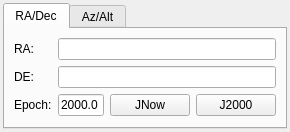
<?xml version="1.0" encoding="UTF-8"?>
<ui version="4.0">
 <class>FocusDialog</class>
 <widget class="QWidget" name="FocusDialog">
  <property name="geometry">
   <rect>
    <x>0</x>
    <y>0</y>
    <width>290</width>
    <height>129</height>
   </rect>
  </property>
  <layout class="QVBoxLayout">
   <property name="spacing">
    <number>3</number>
   </property>
   <property name="leftMargin">
    <number>3</number>
   </property>
   <property name="topMargin">
    <number>3</number>
   </property>
   <property name="rightMargin">
    <number>3</number>
   </property>
   <property name="bottomMargin">
    <number>3</number>
   </property>
   <item>
    <widget class="QTabWidget" name="fdTab">
     <property name="currentIndex">
      <number>0</number>
     </property>
     <widget class="QWidget" name="rdTab">
      <attribute name="title">
       <string>RA/Dec</string>
      </attribute>
      <layout class="QGridLayout" name="gridLayout">
       <item row="3" column="0">
        <spacer name="verticalSpacer_2">
         <property name="orientation">
          <enum>Qt::Vertical</enum>
         </property>
         <property name="sizeHint" stdset="0">
          <size>
           <width>20</width>
           <height>40</height>
          </size>
         </property>
        </spacer>
       </item>
       <item row="1" column="0">
        <widget class="QLabel" name="decLabel">
         <property name="sizePolicy">
          <sizepolicy hsizetype="Preferred" vsizetype="Preferred">
           <horstretch>0</horstretch>
           <verstretch>0</verstretch>
          </sizepolicy>
         </property>
         <property name="toolTip">
          <string>Declination</string>
         </property>
         <property name="text">
          <string>DE:</string>
         </property>
        </widget>
       </item>
       <item row="2" column="2">
        <widget class="QPushButton" name="JNowB">
         <property name="toolTip">
          <string>Set Epoch to now</string>
         </property>
         <property name="text">
          <string>JNow</string>
         </property>
        </widget>
       </item>
       <item row="2" column="3">
        <widget class="QPushButton" name="J2000B">
         <property name="toolTip">
          <string>Set Epoch to J2000</string>
         </property>
         <property name="text">
          <string>J2000</string>
         </property>
        </widget>
       </item>
       <item row="0" column="1" colspan="3">
        <widget class="dmsBox" name="raBox">
         <property name="clearButtonEnabled">
          <bool>true</bool>
         </property>
        </widget>
       </item>
       <item row="0" column="0">
        <widget class="QLabel" name="raLabel">
         <property name="sizePolicy">
          <sizepolicy hsizetype="Preferred" vsizetype="Preferred">
           <horstretch>0</horstretch>
           <verstretch>0</verstretch>
          </sizepolicy>
         </property>
         <property name="toolTip">
          <string>Right Ascension</string>
         </property>
         <property name="text">
          <string>RA:</string>
         </property>
        </widget>
       </item>
       <item row="2" column="0">
        <widget class="QLabel" name="epochLabel">
         <property name="text">
          <string>Epoch:</string>
         </property>
        </widget>
       </item>
       <item row="2" column="1">
        <widget class="QLineEdit" name="epochBox">
         <property name="text">
          <string>2000.0</string>
         </property>
        </widget>
       </item>
       <item row="1" column="1" colspan="3">
        <widget class="dmsBox" name="decBox">
         <property name="clearButtonEnabled">
          <bool>true</bool>
         </property>
        </widget>
       </item>
      </layout>
     </widget>
     <widget class="QWidget" name="aaTab">
      <attribute name="title">
       <string>Az/Alt</string>
      </attribute>
      <layout class="QGridLayout" name="gridLayout_2">
       <item row="0" column="0">
        <widget class="QLabel" name="label">
         <property name="sizePolicy">
          <sizepolicy hsizetype="Preferred" vsizetype="Preferred">
           <horstretch>0</horstretch>
           <verstretch>0</verstretch>
          </sizepolicy>
         </property>
         <property name="toolTip">
          <string>Azimuth</string>
         </property>
         <property name="text">
          <string>Az:</string>
         </property>
        </widget>
       </item>
       <item row="1" column="0">
        <widget class="QLabel" name="label_2">
         <property name="sizePolicy">
          <sizepolicy hsizetype="Preferred" vsizetype="Preferred">
           <horstretch>0</horstretch>
           <verstretch>0</verstretch>
          </sizepolicy>
         </property>
         <property name="toolTip">
          <string>Altitude</string>
         </property>
         <property name="text">
          <string>Alt:</string>
         </property>
        </widget>
       </item>
       <item row="1" column="1">
        <widget class="dmsBox" name="altBox">
         <property name="sizePolicy">
          <sizepolicy hsizetype="Expanding" vsizetype="Fixed">
           <horstretch>0</horstretch>
           <verstretch>0</verstretch>
          </sizepolicy>
         </property>
         <property name="clearButtonEnabled">
          <bool>true</bool>
         </property>
        </widget>
       </item>
       <item row="2" column="1">
        <spacer name="verticalSpacer">
         <property name="orientation">
          <enum>Qt::Vertical</enum>
         </property>
         <property name="sizeHint" stdset="0">
          <size>
           <width>20</width>
           <height>40</height>
          </size>
         </property>
        </spacer>
       </item>
       <item row="0" column="1">
        <widget class="dmsBox" name="azBox">
         <property name="sizePolicy">
          <sizepolicy hsizetype="Expanding" vsizetype="Fixed">
           <horstretch>0</horstretch>
           <verstretch>0</verstretch>
          </sizepolicy>
         </property>
         <property name="clearButtonEnabled">
          <bool>true</bool>
         </property>
        </widget>
       </item>
       <item row="0" column="2">
        <spacer name="horizontalSpacer">
         <property name="orientation">
          <enum>Qt::Horizontal</enum>
         </property>
         <property name="sizeHint" stdset="0">
          <size>
           <width>40</width>
           <height>20</height>
          </size>
         </property>
        </spacer>
       </item>
      </layout>
     </widget>
    </widget>
   </item>
  </layout>
 </widget>
 <customwidgets>
  <customwidget>
   <class>dmsBox</class>
   <extends>QLineEdit</extends>
   <header>widgets/dmsbox.h</header>
   <container>1</container>
  </customwidget>
 </customwidgets>
 <tabstops>
  <tabstop>fdTab</tabstop>
  <tabstop>raBox</tabstop>
  <tabstop>decBox</tabstop>
  <tabstop>epochBox</tabstop>
  <tabstop>azBox</tabstop>
  <tabstop>altBox</tabstop>
 </tabstops>
 <resources/>
 <connections/>
</ui>
